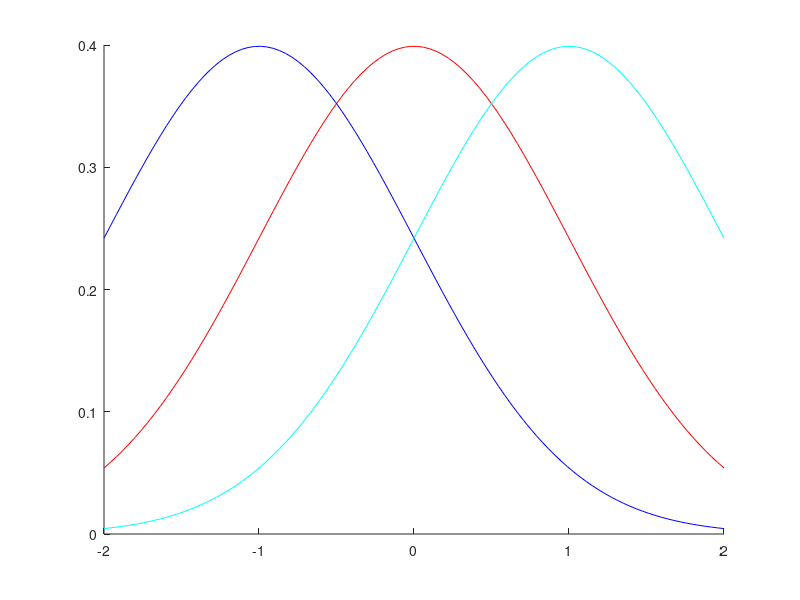

The MATLAB script that drew this image:
x = linspace(-2,2,100);
y = [normpdf(x,0,1);
	 normpdf(x,-1,1);
	 normpdf(x,1,1)];

figure
hold on
plot(x,y(1,:),'-r')
plot(x,y(2,:),'-b')
plot(x,y(3,:),'-c')